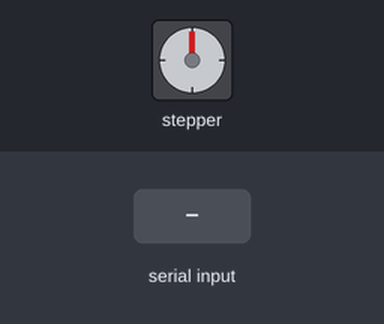
Simulated run of this sketch. Board: Arduino Uno, built with avr-gcc and run on an emulated ATmega328P. Shown: stepper motor. Wiring (inferred from the names in the program): stepper motor driver (200 steps per turn assumed): step pin 17; direction pin 16; enable pin 18. Inputs (shaded band) come from the test bench.

Above: at 1.2 s.
1.3 s: "START\n" received over Serial
At 1.45 s:
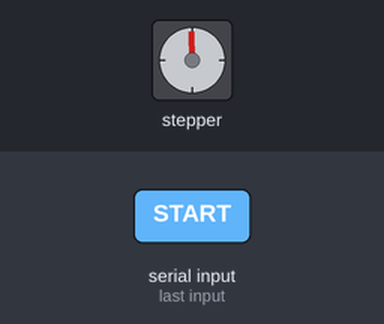
At 2.05 s:
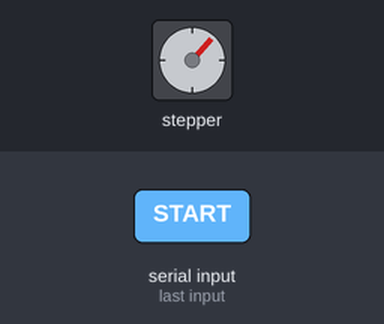
4.3 s: "DIR_REV\n" received over Serial
At 4.45 s:
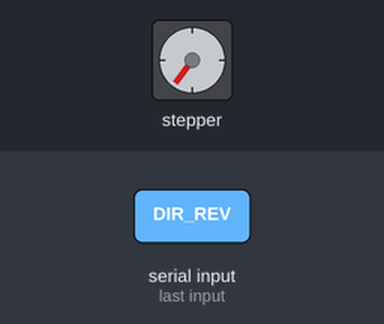
Timing chart, 0 to 16.3 s (numbered marks = the images above; inputs shaded):
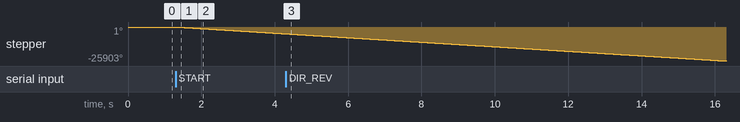

Measured:
- after the input at 1.3 s, stepper: keeps turning counter-clockwise at about 1727°/s, starting at once

The sketch:

sketch_may27b.ino
```cpp
#include <Arduino.h>

// Pin Tanımlamaları
#define EN_PIN    18  // Stepper sürücü enable pini
#define DIR_PIN   16  // Stepper sürücü yön pini
#define STEP_PIN  17  // Stepper sürücü adım pini

// Kontrol Değişkenleri
bool pumpRunning = false;    // Pompa çalışıyor mu?
bool directionForward = true;  // Yön ileri mi?
int pumpSpeed = 50;          // Pompa hızı (0-100%)

// Zamanlama değişkenleri
unsigned long lastStepMillis = 0;
unsigned long stepInterval = 500;  // Başlangıç step aralığı

void setup() {
  // Seri haberleşmeyi başlat
  Serial.begin(115200);

  // Pinleri ayarla
  pinMode(STEP_PIN, OUTPUT);
  pinMode(DIR_PIN, OUTPUT);
  pinMode(EN_PIN, OUTPUT);

  // Motoru etkinleştir (LOW = etkin)
  digitalWrite(EN_PIN, LOW);
}

void loop() {
  // Seri port üzerinden gelen komutları kontrol et
  if (Serial.available() > 0) {
    String command = Serial.readStringUntil('\n');
    command.trim();
    processCommand(command);
  }

  // Eğer pompa çalışıyorsa
  if (pumpRunning) {
    // Step sinyali oluştur - eski koddaki gibi
    digitalWrite(STEP_PIN, !digitalRead(STEP_PIN));
    delayMicroseconds(stepInterval);
  } else {
    digitalWrite(STEP_PIN, LOW);
  }
}

// Gelen komutları işleme fonksiyonu
void processCommand(String command) {
  // START - Pompayı başlat
  if (command == "START") {
    pumpRunning = true;
  }

  // STOP - Pompayı durdur
  else if (command == "STOP") {
    pumpRunning = false;
  }

  // DIR_FWD - Yönü ileri ayarla
  else if (command == "DIR_FWD") {
    directionForward = true;
    digitalWrite(DIR_PIN, HIGH);
  }

  // DIR_REV - Yönü geri ayarla
  else if (command == "DIR_REV") {
    directionForward = false;
    digitalWrite(DIR_PIN, LOW);
  }

  // SPEED_XX - Hız ayarla (0-100)
  else if (command.startsWith("SPEED_")) {
    int newSpeed = command.substring(6).toInt();
    if (newSpeed >= 0 && newSpeed <= 100) {
      pumpSpeed = newSpeed;
      // Eski koddaki gibi hız aralığını kullan
      stepInterval = map(pumpSpeed, 0, 100, 800, 300);
    }
  }
}
```
